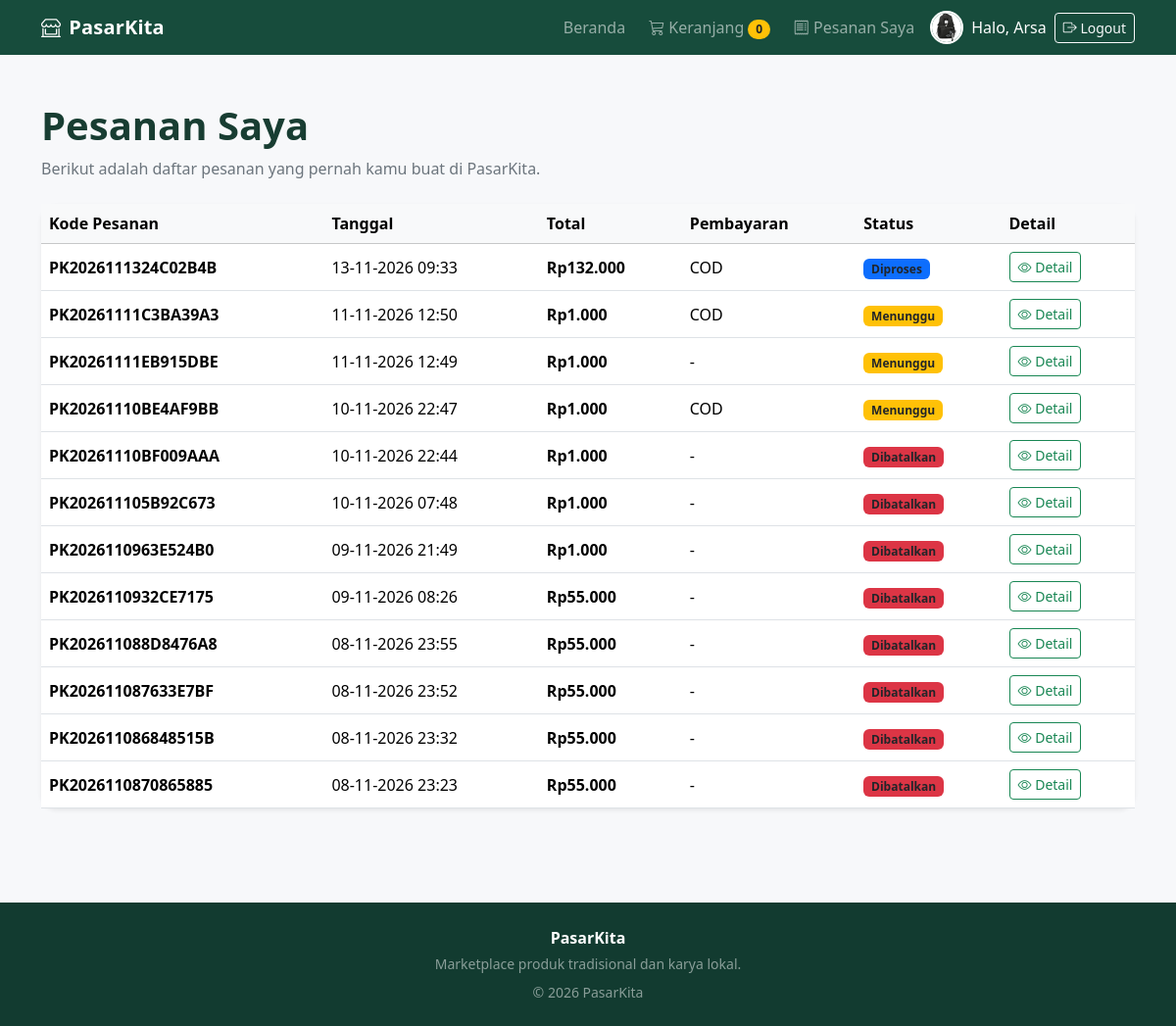
Page /pesanan_saya.php (signed in) on the committed database.
### tables this page shows
CREATE TABLE `payments` (
  `id_pembayaran` bigint(20) UNSIGNED NOT NULL,
  `id_pesanan` bigint(20) UNSIGNED NOT NULL,
  `metode` enum('transfer_bank','cod','midtrans') NOT NULL,
  `jumlah_bayar` decimal(14,2) UNSIGNED NOT NULL DEFAULT 0.00,
  `status` enum('belum_bayar','menunggu_verifikasi','lunas','ditolak') NOT NULL DEFAULT 'belum_bayar',
  `tanggal_bayar` datetime DEFAULT NULL,
  `created_at` timestamp NOT NULL DEFAULT current_timestamp(),
  `snap_token` varchar(255) DEFAULT NULL,
  `redirect_url` text DEFAULT NULL,
  `transaction_id` varchar(100) DEFAULT NULL
);

CREATE TABLE `orders` (
  `id_pesanan` bigint(20) UNSIGNED NOT NULL,
  `kode_pesanan` varchar(30) NOT NULL,
  `id_user` int(10) UNSIGNED NOT NULL,
  `tanggal_pesanan` datetime NOT NULL DEFAULT current_timestamp(),
  `nama_penerima` varchar(100) NOT NULL,
  `no_hp_penerima` varchar(20) NOT NULL,
  `alamat_pengiriman` text NOT NULL,
  `latitude` decimal(10,7) DEFAULT NULL,
  `longitude` decimal(10,7) DEFAULT NULL,
  `catatan` text DEFAULT NULL,
  `total_harga` decimal(14,2) UNSIGNED NOT NULL DEFAULT 0.00,
  `status` enum('menunggu','diproses','dikirim','selesai','dibatalkan') NOT NULL DEFAULT 'menunggu',
  `created_at` timestamp NOT NULL DEFAULT current_timestamp()
);

### pesanan_saya.php (the view, shortened to what this page needs)
<?php
require_once "config/database.php";
$id_user = (int)$_SESSION['user']['id_user'];
$stmt = $conn->prepare(
    "SELECT
        o.id_pesanan,
        o.kode_pesanan,
        o.tanggal_pesanan,
        o.total_harga,
        o.status,
        p.metode,
        p.status AS status_pembayaran
     FROM orders o
     LEFT JOIN payments p
        ON o.id_pesanan = p.id_pesanan
     WHERE o.id_user = ?
     ORDER BY o.tanggal_pesanan DESC"
);
$stmt->bind_param("i", $id_user);
$stmt->execute();
$result = $stmt->get_result();
$pesanan = [];
while ($row = $result->fetch_assoc()) {
    $pesanan[] = $row;
}
function warnaStatus($status) {
    switch ($status) {
        case 'menunggu':
            return 'warning';
        case 'diproses':
            return 'primary';
        case 'dibatalkan':
            return 'danger';
    }
}
require "includes/header.php";
?>
<div class="container py-5">
    <h1 class="section-title mb-2">Pesanan Saya</h1>
    <p class="text-secondary mb-4">
        Berikut adalah daftar pesanan yang pernah kamu buat di PasarKita.
    </p>
    <?php if (!empty($pesanan)): ?>
        <div class="card border-0 shadow-sm rounded-4">
            <div class="table-responsive">
                <table class="table align-middle mb-0">
                    <thead class="table-light">
                        <tr>
                            <th>Kode Pesanan</th>
                            <th>Tanggal</th>
                            <th>Total</th>
                            <th>Pembayaran</th>
                            <th>Status</th>
                            <th>Detail</th>
                        </tr>
                    </thead>
                    <tbody>
                    <?php foreach ($pesanan as $item): ?>
                        <tr>
                            <td class="fw-semibold">
                                <?= htmlspecialchars($item['kode_pesanan']) ?>
                            </td>
                            <td>
                                <?= date(
                                    'd-m-Y H:i',
                                    strtotime($item['tanggal_pesanan'])
                                ) ?>
                            </td>
                            <td class="fw-semibold">
                                Rp<?= number_format(
                                    (float)$item['total_harga'],
                                    0,
                                    ',',
                                    '.'
                                ) ?>
                            </td>
                            <td>
                                <?php
                                if ($item['metode'] === 'transfer_bank') {
                                    echo 'Transfer Bank';
                                } elseif ($item['metode'] === 'cod') {
                                    echo 'COD';
                                } else {
                                    echo '-';
                                }
                                ?>
                            </td>
                            <td>
                                <span class="badge bg-<?= warnaStatus($item['status']) ?> text-dark">
                                    <?= htmlspecialchars(ucfirst($item['status'])) ?>
                                </span>
                            </td>
                            <td>
                                <a
                                    href="detail_pesanan.php?id=<?= (int)$item['id_pesanan'] ?>"
                                    class="btn btn-outline-success btn-sm"
                                >
                                    <i class="bi bi-eye"></i>
                                    Detail
                                </a>
                            </td>
                        </tr>
                    <?php endforeach; ?>
                    </tbody>
                </table>
            </div>
        </div>
    <?php endif; ?>
</div>
<?php require "includes/footer.php"; ?>

### assets/css/style.css (style rules this page uses)
body { background: #f7f8fa; color: #243044; }
.section-title { font-weight: 800; color: #183d32; }

### rows in the picture
payments: id_pesanan.kode_pesanan "PK2026111324C02B4B", id_pesanan.tanggal_pesanan "13-11-2026 09:33", id_pesanan.total_harga "132.000", metode "COD", id_pesanan.status "Diproses"
payments: id_pesanan.kode_pesanan "PK20261111C3BA39A3", id_pesanan.tanggal_pesanan "11-11-2026 12:50", id_pesanan.total_harga "1.000", metode "COD", id_pesanan.status "Menunggu"
payments: id_pesanan.kode_pesanan "PK20261111EB915DBE", id_pesanan.tanggal_pesanan "11-11-2026 12:49", id_pesanan.total_harga "1.000", id_pesanan.status "Menunggu"
payments: id_pesanan.kode_pesanan "PK20261110BE4AF9BB", id_pesanan.tanggal_pesanan "10-11-2026 22:47", id_pesanan.total_harga "1.000", metode "COD", id_pesanan.status "Menunggu"
payments: id_pesanan.kode_pesanan "PK20261110BF009AAA", id_pesanan.tanggal_pesanan "10-11-2026 22:44", id_pesanan.total_harga "1.000", id_pesanan.status "Dibatalkan"
payments: id_pesanan.kode_pesanan "PK202611105B92C673", id_pesanan.tanggal_pesanan "10-11-2026 07:48", id_pesanan.total_harga "1.000", id_pesanan.status "Dibatalkan"
payments: id_pesanan.kode_pesanan "PK2026110963E524B0", id_pesanan.tanggal_pesanan "09-11-2026 21:49", id_pesanan.total_harga "1.000", id_pesanan.status "Dibatalkan"
payments: id_pesanan.kode_pesanan "PK2026110932CE7175", id_pesanan.tanggal_pesanan "09-11-2026 08:26", id_pesanan.total_harga "55.000", id_pesanan.status "Dibatalkan"
payments: id_pesanan.kode_pesanan "PK202611088D8476A8", id_pesanan.tanggal_pesanan "08-11-2026 23:55", id_pesanan.total_harga "55.000", id_pesanan.status "Dibatalkan"
payments: id_pesanan.kode_pesanan "PK202611087633E7BF", id_pesanan.tanggal_pesanan "08-11-2026 23:52", id_pesanan.total_harga "55.000", id_pesanan.status "Dibatalkan"
payments: id_pesanan.kode_pesanan "PK202611086848515B", id_pesanan.tanggal_pesanan "08-11-2026 23:32", id_pesanan.total_harga "55.000", id_pesanan.status "Dibatalkan"
payments: id_pesanan.kode_pesanan "PK2026110870865885", id_pesanan.tanggal_pesanan "08-11-2026 23:23", id_pesanan.total_harga "55.000", id_pesanan.status "Dibatalkan"

### other values in the picture
$jumlahKeranjang "0"
$user['nama'] "Arsa"
